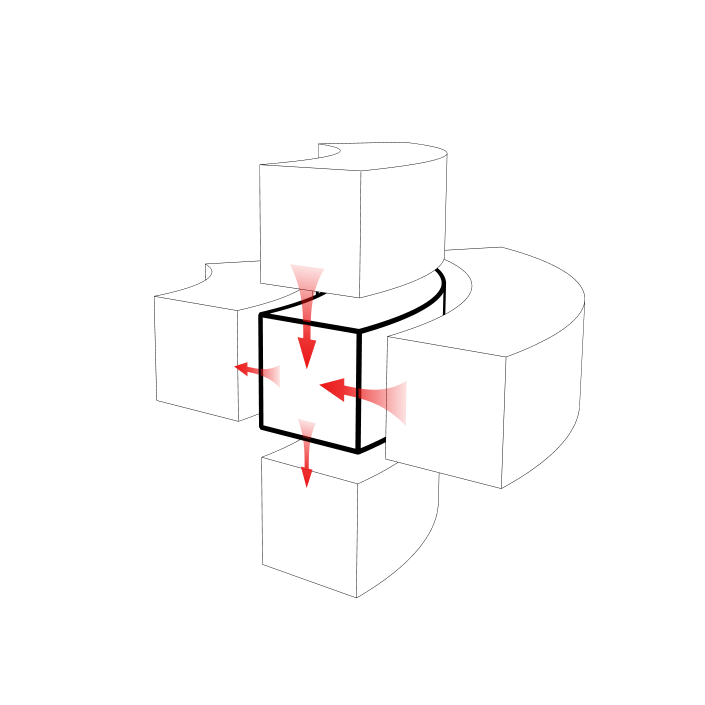
#> input picture figures/Archive/images/fvm_flux_flared_c2_refined.png, 2114 x 2114 px, found by its file name (shown at 1/3 size)
$ python run_enriched_annotated.py
#> lines starting #> are read from the running program, lines starting #| are printed output that depends on the picture
import os
import numpy as np
import matplotlib.pyplot as plt
from PIL import Image

SCRATCH = r"C:\Users\kqdx\.gemini\antigravity\brain\984f8f9b-1caf-4e5e-a827-7c48f241b73b\scratch"
EDA_DIR = r"D:\HIT\数模2026\eda_figures"
src_img_path = os.path.join(EDA_DIR, "fvm_flux_flared_c2_refined.png")

img = Image.open(src_img_path)
#> img is the input picture: PIL image 2114x2114 RGBA; mean R, G, B, A 252.6, 251.8, 251.8, 255
W, H = img.size
#> W = 2114; H = 2114

fig, ax = plt.subplots(figsize=(12, 12), dpi=300)
ax.imshow(img)
ax.set_xlim(0, W)
ax.set_ylim(H, 0)
ax.axis('off')

# Enable Computer Modern math rendering
plt.rcParams['mathtext.fontset'] = 'cm'
plt.rcParams['font.serif'] = ['Times New Roman', 'DejaVu Serif']
plt.rcParams['font.sans-serif'] = ['Microsoft YaHei', 'SimHei', 'DejaVu Sans']

# Coordinates of the 5 centroids
pts = {
    'P': (765, 985),
    'W': (426, 912),
    'E': (1169, 1072),
    'N': (765, 529),
    'S': (764, 1418),
}

# 1. Subtle dashed topology grid lines (broken around center so as not to clutter the arrows)
# Horizontal: W to P (stop before arrow), and E to P (stop before arrow)
ax.plot([pts['W'][0], 550], [pts['W'][1], 938], color='#888888', linestyle='--', linewidth=1.4, alpha=0.7, zorder=3)
ax.plot([970, pts['E'][0]], [1028, pts['E'][1]], color='#888888', linestyle='--', linewidth=1.4, alpha=0.7, zorder=3)

# Vertical: N to P (stop before arrow), and S to P (stop before arrow)
ax.plot([pts['N'][0], pts['P'][0]], [pts['N'][1], 700], color='#888888', linestyle='--', linewidth=1.4, alpha=0.7, zorder=3)
ax.plot([pts['S'][0], pts['P'][0]], [pts['S'][1], 1260], color='#888888', linestyle='--', linewidth=1.4, alpha=0.7, zorder=3)

# 2. Centroid dots & Stencil Labels
for k, (x, y) in pts.items():
    if k == 'P':
        ax.scatter(x, y, s=80, color='#000000', edgecolors='none', zorder=7)
        # Position label in lower-left of mother square where it is clean
        ax.text(x - 50, y + 60, r'$\mathbf{P}\ (i, j)$', fontsize=18, fontweight='bold',
                color='#000000', ha='right', va='top', zorder=8)
    else:
        ax.scatter(x, y, s=55, color='#333333', edgecolors='none', zorder=7)

    if k == 'W':
        ax.text(x - 25, y - 25, r'$\mathbf{W}\ (i-1, j)$', fontsize=16, color='#222222', ha='right', va='bottom', zorder=8)
    elif k == 'E':
        ax.text(x + 25, y - 25, r'$\mathbf{E}\ (i+1, j)$', fontsize=16, color='#222222', ha='left', va='bottom', zorder=8)
    elif k == 'N':
        ax.text(x + 25, y - 20, r'$\mathbf{N}\ (i, j+1)$', fontsize=16, color='#222222', ha='left', va='bottom', zorder=8)
    elif k == 'S':
        ax.text(x + 25, y + 25, r'$\mathbf{S}\ (i, j-1)$', fontsize=16, color='#222222', ha='left', va='top', zorder=8)

# 3. Heat Flux LaTeX Annotations
# E -> P (Right Inflow)
ax.text(1030, 960, r'$Q_{i+\frac{1}{2},\, j}$', fontsize=17, color='#D31010', fontweight='bold', ha='center', va='bottom', zorder=8)
# P -> W (Left Outflow)
ax.text(520, 890, r'$Q_{i-\frac{1}{2},\, j}$', fontsize=16, color='#D31010', fontweight='bold', ha='center', va='bottom', zorder=8)
# N -> P (Top Inflow)
ax.text(830, 680, r'$Q_{i,\, j+\frac{1}{2}}$', fontsize=17, color='#D31010', fontweight='bold', ha='left', va='center', zorder=8)
# P -> S (Bottom Outflow)
ax.text(820, 1270, r'$Q_{i,\, j-\frac{1}{2}}$', fontsize=16, color='#D31010', fontweight='bold', ha='left', va='center', zorder=8)

# 4. Dimension Lines: Delta r and Delta z
# Delta z on Left Edge of Mother Ring (between y=760 and y=1210, offset to x=560)
ax.annotate('', xy=(560, 770), xytext=(560, 1200),
            arrowprops=dict(arrowstyle='<->', color='#222222', lw=1.5, shrinkA=0, shrinkB=0))
ax.text(540, (770 + 1200) / 2, r'$\Delta z$', fontsize=16, color='#222222', ha='right', va='center')

# Delta r on Top of Small Ring (x from 300 to 570, clean space!)
# Small ring top boundary in screen coords: around y ~ 720
ax.annotate('', xy=(305, 715), xytext=(570, 755),
            arrowprops=dict(arrowstyle='<->', color='#222222', lw=1.5, shrinkA=0, shrinkB=0))
ax.text((305 + 570) / 2, (715 + 755) / 2 - 25, r'$\Delta r$', fontsize=16, color='#222222', ha='center', va='bottom')

# 5. Axis of Symmetry (Centerline) on Far Left
ax.plot([130, 130], [250, 1550], color='#555555', linestyle='-.', linewidth=1.8, zorder=2)
ax.text(145, 270, r'$\mathbf{r = 0}$' + '\n(中心对称轴 / Axis of Symmetry)', fontsize=13, color='#444444', ha='left', va='top')

# 6. Global Coordinate Frame (in bottom-left corner)
ax.annotate('', xy=(280, 1640), xytext=(170, 1640),
            arrowprops=dict(arrowstyle='->', color='#000000', lw=2.0))
ax.text(295, 1640, r'$+r$', fontsize=16, fontweight='bold', ha='left', va='center')

ax.annotate('', xy=(170, 1530), xytext=(170, 1640),
            arrowprops=dict(arrowstyle='->', color='#000000', lw=2.0))
ax.text(170, 1515, r'$+z$', fontsize=16, fontweight='bold', ha='center', va='bottom')

# 7. Ambient Environment / Heat Source Context (Top Right corner)
ax.text(1650, 350, r'$\mathbf{T_\infty, C_\infty}$' + '\n(外部干燥/烘房环境)', fontsize=14, color='#666666', ha='right', va='top',
        bbox=dict(boxstyle='round,pad=0.5', facecolor='#F9F9F9', edgecolor='#CCCCCC', lw=1.0))
# Subtle arrow pointing from environment towards Large ring
ax.annotate('', xy=(1450, 520), xytext=(1550, 420),
            arrowprops=dict(arrowstyle='->', color='#888888', lw=1.2, linestyle=':'))

plt.tight_layout()
out_png = os.path.join(SCRATCH, "fvm_flux_enriched_preview.png")
fig.savefig(out_png, dpi=300, bbox_inches='tight', pad_inches=0.02)
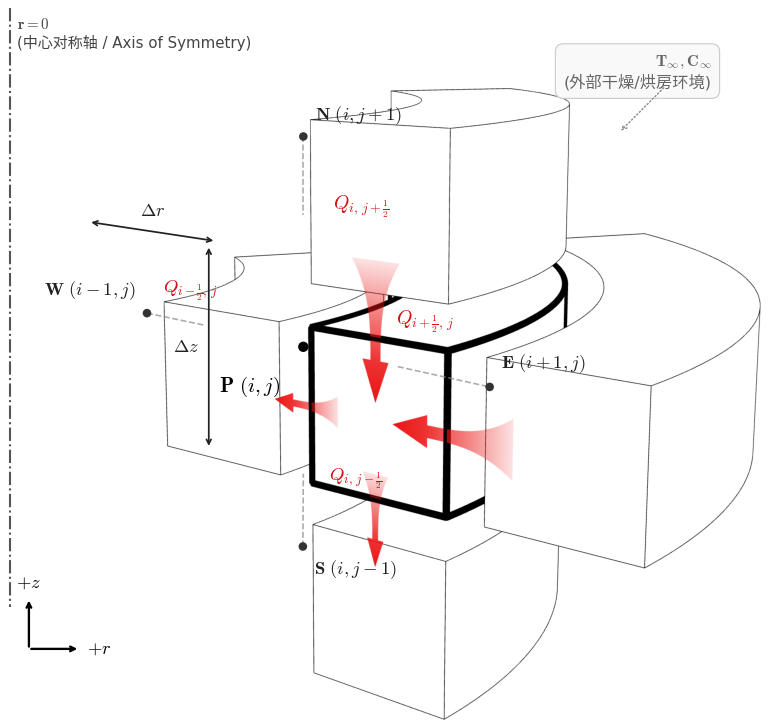
#> figure drawn by matplotlib, 1 panel
plt.close(fig)

# Sync to artifacts & EDA
import shutil
shutil.copy(out_png, os.path.join(EDA_DIR, "fvm_flux_enriched_preview.png"))
shutil.copy(out_png, r"C:\Users\kqdx\.gemini\antigravity\brain\984f8f9b-1caf-4e5e-a827-7c48f241b73b\fvm_flux_enriched_preview.png")

print("Saved fvm_flux_enriched_preview.png successfully!")
